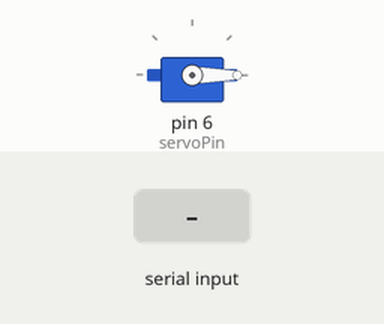
Recording of a sketch running on a simulated Arduino Uno, built with avr-gcc and run on an emulated ATmega328P. On the bench: servo. Inputs (shaded band) come from the test bench.

Above: at 1.2 s.
1.3 s: "MAX" received over the second serial link
At 1.9 s:
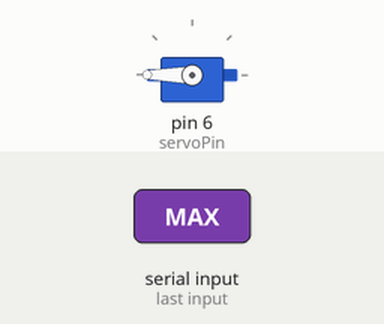
4.3 s: "90:45:200\n" received over the second serial link
5.8 s: "30:150:10\n" received over the second serial link
At 6.4 s:
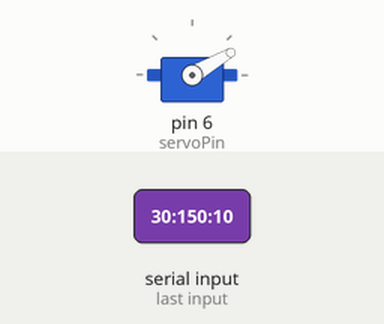
7.3 s: ":" received over the second serial link
At 8.4 s:
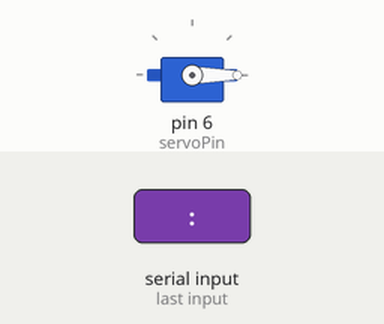
8.8 s: "90:45\n" received over the second serial link
At 9.7 s:
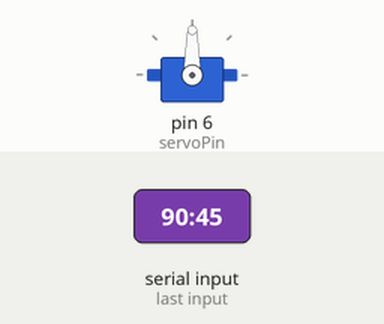
Timing chart, 0 to 11.3 s (numbered marks = the images above; inputs shaded):
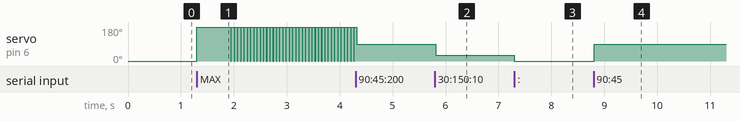

Measured:
- after the input at 1.3 s, servo on pin 6 (servoPin): 0° → 180° at once, then repeats every 0.06 s: 0° 0.01 s, 180° 0.05 s
- after the input at 5.8 s, servo on pin 6 (servoPin): 90° → 30° at once
- after the input at 7.3 s, servo on pin 6 (servoPin): 30° → 0° at once
- after the input at 8.8 s, servo on pin 6 (servoPin): 0° → 90° at once

The sketch:

BT_servo_test.ino
```cpp
#include <SoftwareSerial.h>
#include <Servo.h>
#define bt_tx 10
#define bt_rx 11
#define servoPin 6


SoftwareSerial bt = SoftwareSerial(bt_rx, bt_tx);
Servo servo;

char command;
String string;
boolean servo_angle = 0;
byte bits;

void setup() {
  pinMode(bt_rx, INPUT);
  pinMode(bt_tx, OUTPUT);
  servo.attach(servoPin);
  Serial.begin(9600);
  bt.begin(9600);
}

void loop()
{
  listenForData();
}
void listenForData()
{
// listen for the data
  if (bt.available() > 0 )
  {
    string = "";
  }
  while (bt.available() > 0)
  {
    command = ((byte)bt.read());
    if (command == ":")
    {
      break;
    }
    else
    {
      string += command;
    }
    delay(1);
  }
  if(string == "ZERO")
  {
    servo.write(0);
    delay(10);
  }
  if(string == "MAX")
  {
    servo.write(180);
    delay(10);
  }
  if ((string.toInt()>=0)&&(string.toInt()<=180))
  {
      servo.write(string.toInt());
  }
}
```
